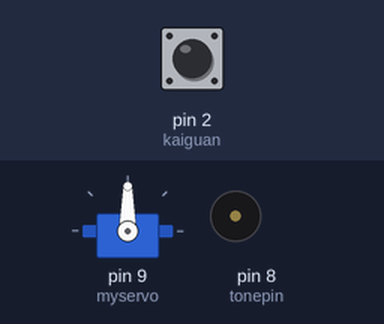
Simulated run of this sketch. Board: Arduino Uno, built with avr-gcc and run on an emulated ATmega328P. Shown: servo, buzzer (waves = sounding). The inputs (shaded band) are chosen by the test bench; at power-on: pin 2 (kaiguan) LOW. The local clock reads 2024-03-15 10:24:30 at power-on unless the sketch sets it.

Above: at 1.2 s.
1.3 s: pin 2 (kaiguan) pulsed HIGH 2 times (0.12 s each, 0.3 s apart)
At 6.2 s:
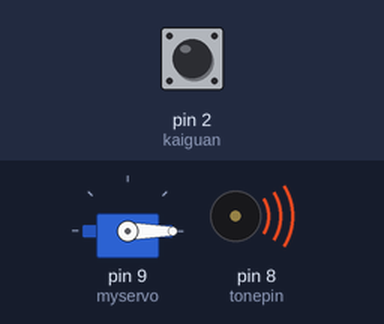
At 13.6 s:
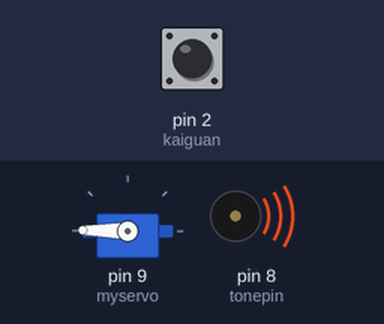
Timing chart, 0 to 42.0 s (numbered marks = the images above; inputs shaded):
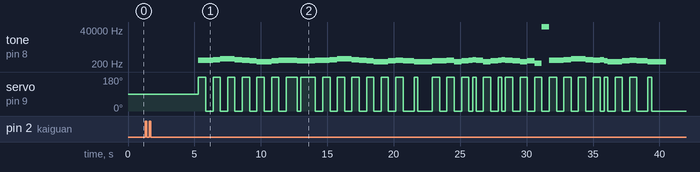

The sketch:

yinyuehe.ino
```cpp
#include <stdio.h>
#include <DS1302.h>
#include <Servo.h>
//**********************************定义旋律
#define B0 -1
#define XB1 248
#define XB2 278
#define XB3 294
#define XB4 330
#define XB5 371
#define XB6 416
#define XB7 467
#define B1 495
#define B2 556
#define B3 624
#define B4 661
#define B5 742
#define B6 833
#define B7 935
#define SB1 990
#define SB2 1112
#define SB3 1178
#define SB4 1322
#define SB5 1484
#define SB6 1665
#define SB7 1869
//****************************************************
#define NTD0 -1
#define NTD1 294
#define NTD2 330
#define NTD3 350
#define NTD4 393
#define NTD5 441
#define NTD6 495
#define NTD7 556

#define NTDL1 147
#define NTDL2 165
#define NTDL3 175
#define NTDL4 196
#define NTDL5 221
#define NTDL6 248
#define NTDL7 278

#define NTDH1 589
#define NTDH2 661
#define NTDH3 700
#define NTDH4 786
#define NTDH5 882
#define NTDH6 990
#define NTDH7 112
//************************************************
//列出全部D调的频率
#define WHOLE 1
#define HALF 0.5
#define QUARTER 0.25
#define EIGHTH 0.25
#define SIXTEENTH 0.625
//*************************************************


//欢乐颂
int tune0[]=                 //根据简谱列出各频率
{
  NTD3,NTD3,NTD4,NTD5,
  NTD5,NTD4,NTD3,NTD2,
  NTD1,NTD1,NTD2,NTD3,
  NTD3,NTD2,NTD2,
  NTD3,NTD3,NTD4,NTD5,
  NTD5,NTD4,NTD3,NTD2,
  NTD1,NTD1,NTD2,NTD3,
  NTD2,NTD1,NTD1,
  NTD2,NTD2,NTD3,NTD1,
  NTD2,NTD3,NTD4,NTD3,NTD1,
  NTD2,NTD3,NTD4,NTD3,NTD2,
  NTD1,NTD2,NTDL5,NTD0,
  NTD3,NTD3,NTD4,NTD5,
  NTD5,NTD4,NTD3,NTD4,NTD2,
  NTD1,NTD1,NTD2,NTD3,
  NTD2,NTD1,NTD1
};
float durt0[]=                   //根据简谱列出各节拍
{
  1,1,1,1,
  1,1,1,1,
  1,1,1,1,
  1+0.5,0.5,1+1,
  1,1,1,1,
  1,1,1,1,
  1,1,1,1,
  1+0.5,0.5,1+1,
  1,1,1,1,
  1,0.5,0.5,1,1,
  1,0.5,0.5,1,1,
  1,1,1,1,
  1,1,1,1,
  1,1,1,0.5,0.5,
  1,1,1,1,
  1+0.5,0.5,1+1,
};
//****************************************************
//体面
#define WHOLE 1

#define M 0.5

#define N 0.25

#define L 0.1

#define SIXTEENTH 0.625

int tune1[]=

{

  B0,B0,B1,B2,
  B3,B1,B2,B3,B0,B1,B5,B5,
  B5,B5,B3,B2,B1,
  B1,XB6,XB7,B1,XB5,B3,B3,
  B3,B3,XB7,XB7,XB6,XB5,
  B1,XB6,XB7,B1,B0,B5,B6,B5,
  B5,B5,B3,B1,B0,B2,B3,XB6,
  XB6,B3,B3,B3,B3,B2,B1,B3,
  B3,B1,B2,
  B3,B1,B2,B3,B0,B1,B5,B5,
  B5,B5,B3,B2,B1,
  B1,XB6,XB7,B1,XB5,B3,B3,
  B3,B2,B3,B5,B1,
  B1,XB6,XB7,B1,B0,XB5,B6,B5,
  B5,B7,SB1,B0,B3,B3,B1,
  XB6,B3,XB6,B0,XB7,B1,
  XB7,B1,B5,B4,
  B3,B6,SB1,


};
float durt1[]=

{
  1,1,1,1,
  M,M,M,M,M,M,M,M+L,
  1,M,1,M,1,
  M,M,M,1,M,M,M+L,
  1,M,1,M,M+L,M,
  M,M,M,M,M,M,M,M+L,
  M,M,M,M,M,M,M,M+L,
  M,M,M,M,M,M,M,M+L,
  2,1,1,
  M,M,M,M,M,M,M,M+L,
  1,M,1,M,1,
  M,M,M,1,M,M,M+L,
  1,M,1,M,1,
  M,M,M,M,M,M,M,M+L,
  M,1,M,M,M,0.75,N,
  1,M,M,M,M,1,
  3,1,
  3,1,
  3,M,M,
};
//********定义引脚*********
int length0;
int length1;
int tonepin=8;

int kaiguan =2;

const int kCePin   = 5;  // Chip Enable

const int kIoPin   = 6;  // Input/Output

const int kSclkPin = 7;  // Serial Clock
//*******定义变量和函数***************//
int kaiguan_state =0;
int duo_ji = 1;

Servo myservo;

DS1302 rtc(kCePin, kIoPin, kSclkPin);

//*******************************************定义函数******************************//
void gettime(){
  Time t = rtc.time();
  if (t.hr==14&&t.min==50){
      playmusic(tune1,durt1,length1);
  }
}


void playmusic(int _tune[],float _durt[],int _length)
{
  for(int x=0;x<_length;x++)
  {

    tone(tonepin,_tune[x]);
    myservo.write(179*duo_ji);
    delay(550*_durt[x]);

    noTone(tonepin);
    duo_ji = duo_ji*(-1);

   }
}

void _kaiguan(){
  kaiguan_state=digitalRead(kaiguan);
  if (kaiguan_state==1)
  {
    delay(4000);
    if (kaiguan_state==1)   playmusic(tune0,durt0,length0);
    else playmusic(tune1,durt1,length1);
  }
}

void setup()

{
  rtc.writeProtect(false);
  rtc.halt(false);
  pinMode(tonepin,OUTPUT);
  pinMode(kaiguan,INPUT);
  myservo.attach(9);
  length0=sizeof(tune0)/sizeof(tune0[0]);
  length1=sizeof(tune1)/sizeof(tune1[0]);
}


void loop()

{
  gettime();
  _kaiguan();

}
```
